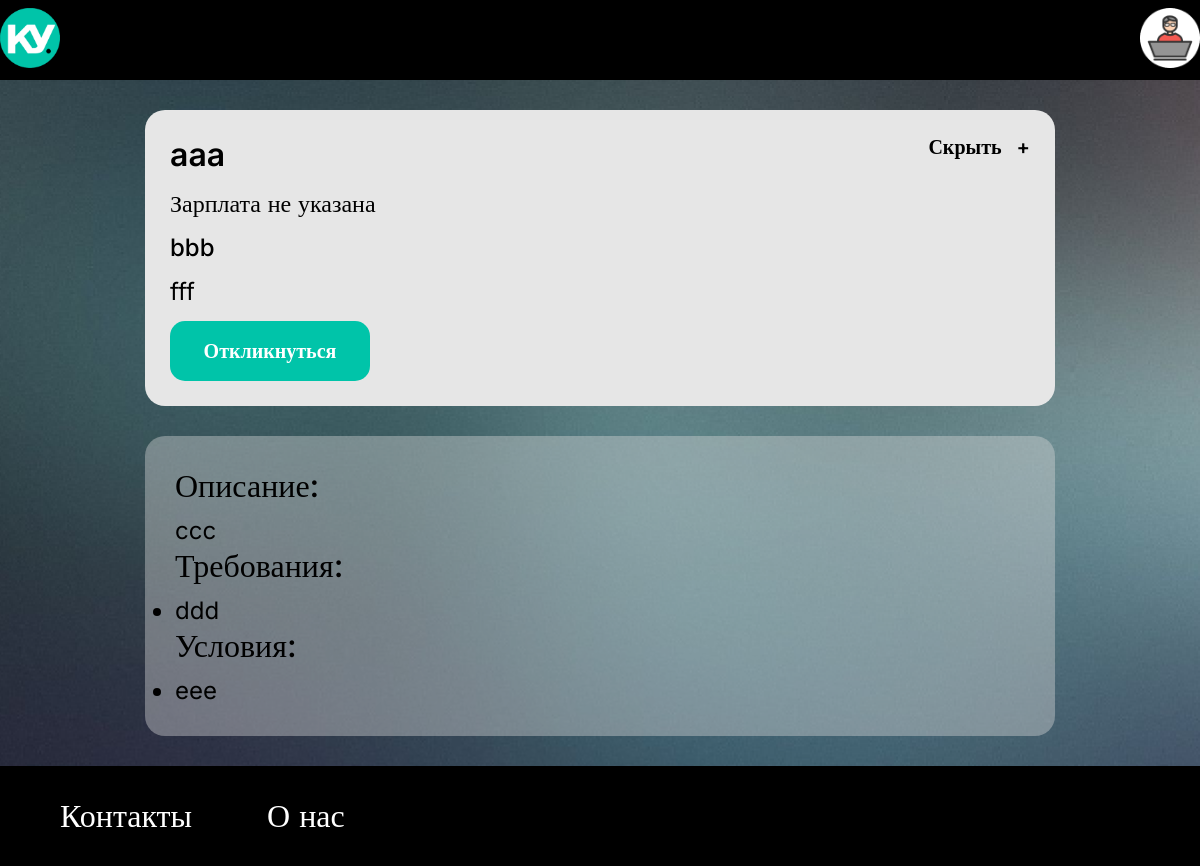
The page /vacancy_detail/2/ on the database its author committed.
### DB_client/models.py (models this page shows)
class Job(models.Model):
    employer_id = models.ForeignKey(User, on_delete=models.CASCADE)
    name = models.CharField(max_length=100)
    company_name = models.CharField(max_length=100)
    description = models.TextField()
    requirements = models.JSONField()
    conditions = models.TextField()
    salary_from = models.DecimalField(max_digits=8, decimal_places=0, null=True)
    salary_to = models.DecimalField(max_digits=8, decimal_places=0, null=True)
    location = models.CharField(max_length=100)
    job_type = models.CharField(
        max_length=10,
        choices=[
            ('Full_Time', 'Полная занятость'),
            ('Part_Time', 'Частичная занятость'),
            ('Remote', 'Удалённая работа')
        ]
    )
    experience_level = models.CharField(
        max_length=20,
        choices=[
            ('no_expirience', 'Без опыта'),
            ('1_between_3', 'От 1 года до 3 лет'),
            ('3_between_6', 'От 3 до 6 лет'),
            ('more_than_6', 'От 3 до 6 лет'),
        ]
    )
    created_at = models.DateTimeField(auto_now_add=True)
    updated_at = models.DateTimeField(auto_now=True)

### DB_client/views.py (the view)
# urls.py: path("vacancy_detail/<int:vac_id>/", vacancy_detail, name="vacancy_detail"),
def vacancy_detail(request, vac_id):
    vacancy = model_to_dict(Job.objects.get(id=vac_id))
    get_salary_info(vacancy)
    vacancy['requirements'] = vacancy['requirements'].split(', ')
    print(vacancy)
    return render(request, 'new_templates/vacancy_info.html', {'vacancy': vacancy})

### DB_client/views.py (called while the page is built)
def get_salary_info(vac):
    if vac['salary_from'] is not None and vac['salary_to'] is not None:
        vac['salary_info'] = f'От {vac["salary_from"]} до {vac["salary_to"]} рублей'
    elif vac['salary_from'] is None and vac['salary_to'] is not None:
        vac['salary_info'] = f'До {vac["salary_to"]} рублей'
    elif vac['salary_from'] is not None and vac.salary_to is None:
        vac['salary_info'] = f'От {vac["salary_from"]} рублей'
    else:
        vac['salary_info'] = 'Зарплата не указана'

### DB_client/templates/new_templates/vacancy_info.html (shortened to what this page needs)
<!DOCTYPE html>
<html lang="en">
<head>
    <link rel="stylesheet" href="../../static/css/new_css/vacancy_info.css">
</head>
<body>
    <header class="vacancy-info-header">
        <nav class="vacancy-info-nav">
            <a class="logo" href="{% url 'start_page' %}">
                <img src="../../static/img/logo_start.png" width="60" height="60" alt="Логотип КодовоеУбежище">
            </a>
            <a class="personal-cabinet-logo" href="#">
                <img src="../../static/img/personal_cabinet_logo.png" width="60" height="60" alt="Логотип персонального кабинета">
            </a>
        </nav>
    </header>
    <main class="vacancy-info-main">
        <div class="vacancy">
            <div class="vacancy-info">
                <p class="vacancy-info-head">{{ vacancy.name }}</p>
                <p class="vacancy-info-salary">{{ vacancy.salary_info }}</p>
                <p class="vacancy-info-company">{{ vacancy.company_name }}</p>
                <p class="vacancy-info-workplace">{{ vacancy.location }}</p>
                <button type="button" class="vacancy-apply-button">Откликнуться</button>
            </div>
            <div class="vacancy-buttons">
                <button type="button" class="hide-vacancy-button">Скрыть</button>
                <button type="button" class="add-vacancy-button">+</button>
            </div>
        </div>
        <div class="vacancy-block">
            <div class="vacancy-about">
                <p class="vacancy-about-header">Описание:</p>
                <p class="vacancy-about-item">{{ vacancy.description }}</p>
            </div>
            <div class="vacancy-about">
                <p class="vacancy-about-header">Требования:</p>
                <ul class="vacancy-about-items">
                    {% for skill in vacancy.requirements %}
                    <li class="vacancy-about-item">
                        {{ skill }}
                    </li>
                    {% endfor %}
                </ul>
            </div>
            <div class="vacancy-about">
                <p class="vacancy-about-header">Условия:</p>
                <ul class="vacancy-about-items">
                    <li class="vacancy-about-item">
                        {{ vacancy.conditions }}
                    </li>
                </ul>
            </div>
        </div>
    </main>
    <footer class="vacancy-info-footer">
        <nav class="vacancy-info-footer-nav">
            <ul class="footer-site-navigation">
                <li class="footer-site-navigation-item">
                    <a href="">Контакты</a>
                </li>
                <li class="footer-site-navigation-item">
                    <a href="">О нас</a>
                </li>
            </ul>
        </nav>
    </footer>
</body>
</html>

### DB_client/static/css/new_css/vacancy_info.css (style rules this page uses)
body { margin: 0; padding: 0; }
.vacancy-info-header { margin: 0; padding: 0; background-color: black; }
.vacancy-info-nav { display: flex; height: 80px; justify-content: space-between; align-items: center; }
.vacancy-info-main { margin: 0; padding: 30px 0; background: url(../../img/page.png); background-size: auto; display: flex; flex-direction: column; align-items: center; gap: 30px; }
.vacancy { padding: 25px; width: 860px; background-color: #e6e6e6; display: flex; justify-content: space-between; border-radius: 20px; }
.vacancy-info { display: flex; flex-direction: column; gap: 15px; }
.vacancy-info-head { margin: 0; padding: 0; color: black; font-family: Inter; font-size: 32px; font-weight: 600; }
.vacancy-info-salary { margin: 0; padding: 0; font-family: Inter; color: black; font-size: 24px; font-weight: 400; }
.vacancy-info-company { margin: 0; padding: 0; color: black; font-family: Inter; font-size: 24px; font-weight: 500; }
.vacancy-info-workplace { margin: 0; padding: 0; color: black; font-family: Inter; font-size: 24px; font-weight: 400; }
.vacancy-apply-button { margin: 0; padding: 0; color: white; border: none; border-radius: 15px; background: #00c4a9; width: 200px; height: 60px; font-family: Inter; font-size: 20px; font-weight: 600; }
.vacancy-buttons { display: flex; flex-direction: row; align-items: flex-start; gap: 15px; }
.vacancy-buttons button { margin: 0; padding: 0; color: black; border: none; background: none; font-family: Inter; font-size: 20px; font-weight: 600; }
.vacancy-block { background-color: rgba(217, 217, 217, 0.4); border-radius: 20px; padding: 30px; }
.vacancy-about { display: flex; flex-direction: column; gap: 10px; width: 850px; }
.vacancy-about-header { margin: 0; padding: 0; font-family: Inter; font-size: 32px; font-weight: 500; line-height: 40px; color: black; }
.vacancy-about-items { margin: 0; padding: 0; }
.vacancy-about-item { margin: 0; padding: 0; font-family: Inter; font-size: 24px; font-weight: 400; line-height: 30px; color: black; }
.vacancy-info-footer { margin: 0; padding: 0; background-color: black; height: 100px; display: flex; justify-content: flex-start; width: 100%; }
.vacancy-info-footer-nav { display: flex; flex-direction: row; margin: 0; gap: 50px; }
.footer-site-navigation { padding: 0; padding-left: 60px; margin: 0; display: flex; flex-direction: row; align-items: center; list-style: none; gap: 75px; }
.footer-site-navigation-item a { text-decoration: none; color: white; font-family: Inter; font-size: 32px; font-weight: 400; line-height: 38.73px; text-align: left; }

### rows shown on the page
Job: name "aaa", company_name "bbb", location "fff", description "ccc", requirements "ddd", conditions "eee"

### other values the page prints
{{ vacancy.salary_info }} "Зарплата не указана"
